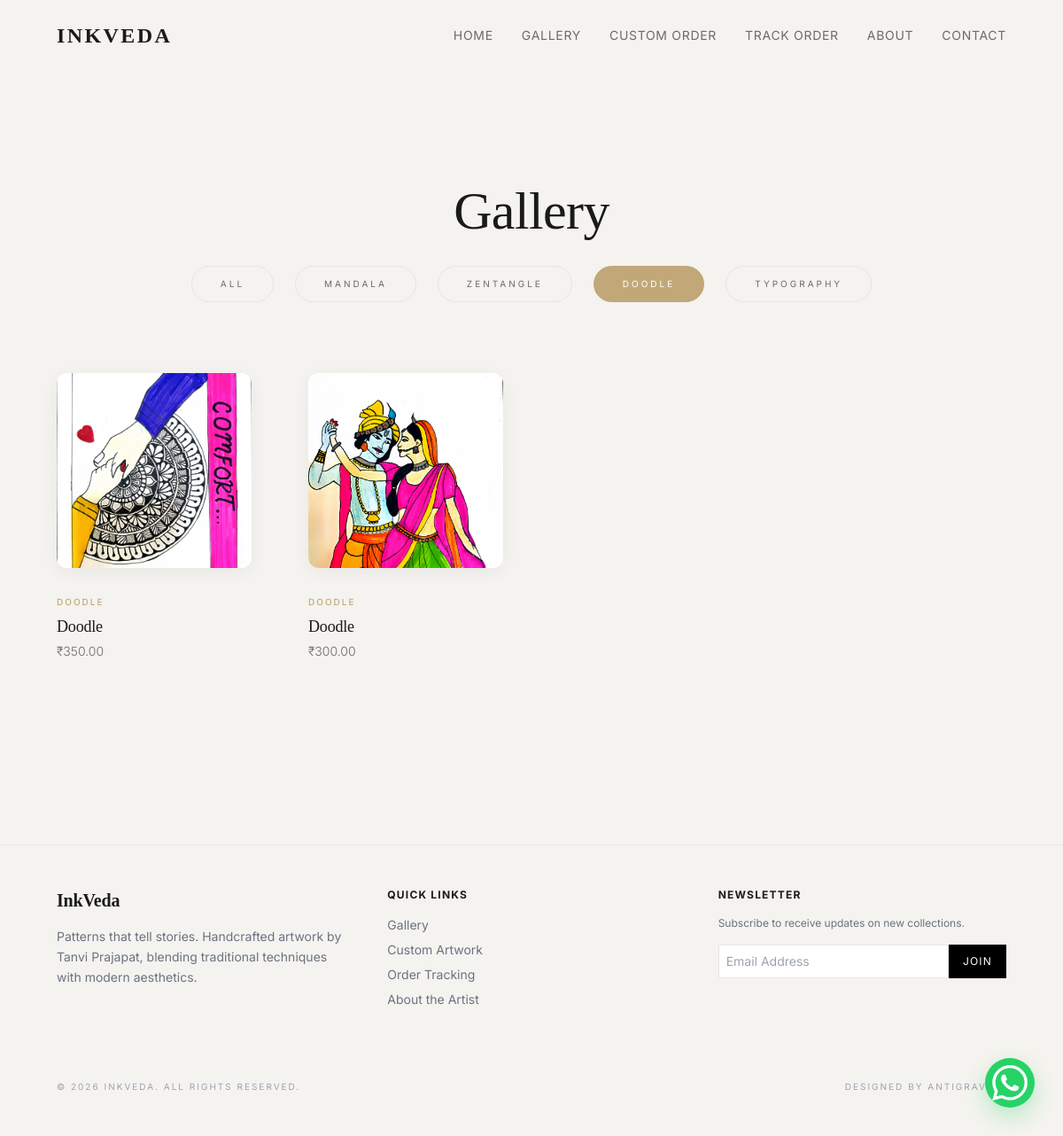
The app's page /gallery/?category=Doodle with its own data.
### artworks/models.py (models this page shows, shortened)
class Artwork(models.Model):
    CATEGORY_CHOICES = [
        ('Mandala', 'Mandala'),
        ('Zentangle', 'Zentangle'),
        ('Doodle', 'Doodle'),
        ('Typography', 'Typography'),
    ]
    title = models.CharField(max_length=200)
    description = models.TextField()
    image = models.ImageField(upload_to="artworks/%Y/%m/")
    category = models.CharField(max_length=50, choices=CATEGORY_CHOICES)
    price = models.DecimalField(max_digits=10, decimal_places=2)
    is_available = models.BooleanField(default=True)
    created_at = models.DateTimeField(auto_now_add=True)

### artworks/views.py (the view)
# urls.py: path('gallery/', views.gallery, name='gallery'),
def gallery(request):
    category = request.GET.get('category')
    artworks_list = Artwork.objects.filter(is_available=True)
    if category:
        artworks_list = artworks_list.filter(category=category)
    paginator = Paginator(artworks_list, 8) # 8 per page
    page_number = request.GET.get('page')
    page_obj = paginator.get_page(page_number)
    categories = [c[0] for c in Artwork.CATEGORY_CHOICES]
    return render(request, 'artworks/gallery.html', {
        'page_obj': page_obj,
        'categories': categories,
        'selected_category': category
    })

### templates/artworks/gallery.html (shortened to what this page needs)
{% extends 'base.html' %}
{% block content %}
<section class="py-32 px-6 lg:px-16 reveal">
    <div class="max-w-7xl mx-auto">
        <header class="mb-20 text-center space-y-8">
            <h1 class="text-5xl md:text-6xl font-serif">Gallery</h1>
            <div class="flex flex-wrap justify-center gap-6">
                <a href="{% url 'gallery' %}" class="text-[10px] uppercase tracking-[0.3em] px-8 py-3 border transition duration-300 {% if not selected_category %}border-[#C2A878] bg-[#C2A878] text-white{% else %}border-[#E5E5E5] text-[#6B6B6B] hover:border-[#1A1A1A] hover:text-[#1A1A1A]{% endif %} rounded-full">All</a>
                {% for category in categories %}
                <a href="{% url 'gallery' %}?category={{ category }}" class="text-[10px] uppercase tracking-[0.3em] px-8 py-3 border transition duration-300 {% if selected_category == category %}border-[#C2A878] bg-[#C2A878] text-white{% else %}border-[#E5E5E5] text-[#6B6B6B] hover:border-[#1A1A1A] hover:text-[#1A1A1A]{% endif %} rounded-full">{{ category }}</a>
                {% endfor %}
            </div>
        </header>
        <div class="grid grid-cols-1 md:grid-cols-2 lg:grid-cols-4 gap-16">
            {% for artwork in page_obj %}
            <div class="group reveal">
                <a href="{% url 'artwork_detail' artwork.pk %}">
                    <div class="aspect-square bg-white overflow-hidden mb-6 premium-shadow card-hover rounded-xl">
                        <img src="{{ artwork.image.url }}" alt="{{ artwork.title }}" class="w-full h-full object-cover transition duration-1000 group-hover:scale-110">
                    </div>
                    <div class="space-y-1">
                        <span class="text-[10px] uppercase tracking-[0.2em] text-[#C2A878] font-medium">{{ artwork.category }}</span>
                        <h3 class="text-lg font-serif">{{ artwork.title }}</h3>
                        <p class="text-sm font-light text-[#6B6B6B]">₹{{ artwork.price }}</p>
                    </div>
                </a>
            </div>
            {% empty %}
            <div class="col-span-full py-40 text-center reveal">
                <p class="text-gray-400 italic font-serif">No artworks found in this category.</p>
            </div>
            {% endfor %}
        </div>
    </div>
</section>
{% endblock %}

### templates/base.html (style rules this page uses)
:root { --bg-primary: #F5F3EF; --text-primary: #1A1A1A; --text-secondary: #6B6B6B; --accent: #C2A878; --border: #E5E5E5; }
body { font-family: 'Inter', sans-serif; background-color: var(--bg-primary); color: var(--text-primary); scroll-behavior: smooth; -webkit-font-smoothing: antialiased; }
.font-serif { font-family: 'Playfair Display', serif; letter-spacing: -0.01em; }
.premium-shadow { box-shadow: 0 4px 20px rgba(0, 0, 0, 0.05); transition: transform 0.3s ease, box-shadow 0.3s ease; border-radius: 12px; }
.reveal { opacity: 0; transform: translateY(30px); transition: all 0.8s cubic-bezier(0.165, 0.84, 0.44, 1); }
.reveal.active { opacity: 1; transform: translateY(0); }

### records on screen
Artwork: image (picture), category "DOODLE", title "Doodle", price "350.00"
Artwork: image (picture), category "DOODLE", title "Doodle", price "300.00"

### other values on screen
{{ category }} "MANDALA" "ZENTANGLE" "DOODLE" "TYPOGRAPHY"
